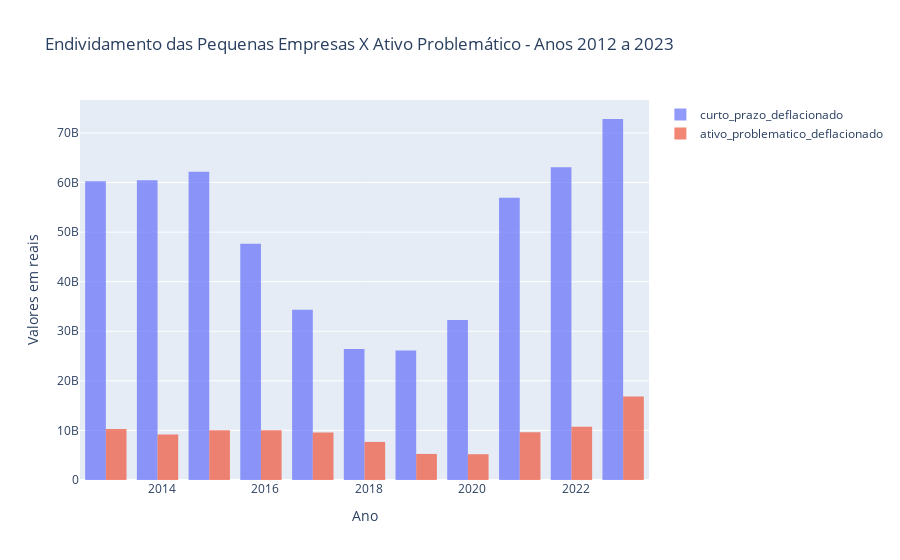

The notebook cell saved with this chart:
### Code cell
# Criar a figura
fig = go.Figure()

# Adicionar as barras empilhadas
fig.add_trace(go.Bar(x=df_total_pequeno['data_base'], y=df_total_pequeno['curto_prazo_deflacionado'], name='curto_prazo_deflacionado'))
fig.add_trace(go.Bar(x=df_total_pequeno['data_base'], y=df_total_pequeno['ativo_problematico_deflacionado'], name='ativo_problematico_deflacionado'))

# Atualizar as configurações das barras para empilhamento
fig.update_traces(marker_line_width=0, opacity=0.7)

# Configurar o layout do gráfico
fig.update_layout(barmode='group', xaxis_title='Ano', yaxis_title='Valores em reais', title='Endividamento das Pequenas Empresas X Ativo Problemático - Anos 2012 a 2023')

# Mostrar o gráfico
fig.show()

### Figure 1 — Plotly figure (JSON) as saved in the notebook; plotly's stock layout.template omitted (floating-point values rounded to 4 significant figures)
{"data": [{"marker": {"line": {"width": 0}}, "name": "curto_prazo_deflacionado", "opacity": 0.7, "type": "bar", "x": ["2012-12-01T00:00:00", "2013-12-01T00:00:00", "2014-12-01T00:00:00", "2015-12-01T00:00:00", "2016-12-01T00:00:00", "2017-12-01T00:00:00", "2018-12-01T00:00:00", "2019-12-01T00:00:00", "2020-12-01T00:00:00", "2021-12-01T00:00:00", "2022-12-01T00:00:00"], "y": [60250000000.0, 60470000000.0, 62170000000.0, 47670000000.0, 34340000000.0, 26400000000.0, 26140000000.0, 32270000000.0, 56950000000.0, 63070000000.0, 72820000000.0]}, {"marker": {"line": {"width": 0}}, "name": "ativo_problematico_deflacionado", "opacity": 0.7, "type": "bar", "x": ["2012-12-01T00:00:00", "2013-12-01T00:00:00", "2014-12-01T00:00:00", "2015-12-01T00:00:00", "2016-12-01T00:00:00", "2017-12-01T00:00:00", "2018-12-01T00:00:00", "2019-12-01T00:00:00", "2020-12-01T00:00:00", "2021-12-01T00:00:00", "2022-12-01T00:00:00"], "y": [10270000000.0, 9184000000.0, 10060000000.0, 10060000000.0, 9605000000.0, 7680000000.0, 5260000000.0, 5203000000.0, 9634000000.0, 10740000000.0, 16850000000.0]}], "layout": {"autosize": true, "barmode": "group", "title": {"text": "Endividamento das Pequenas Empresas X Ativo Problemático - Anos 2012 a 2023"}, "xaxis": {"autorange": true, "range": ["2012-06-01 12:00", "2023-06-01 12:00"], "title": {"text": "Ano"}, "type": "date"}, "yaxis": {"autorange": true, "range": [0, 76650000000.0], "title": {"text": "Valores em reais"}, "type": "linear"}}}
